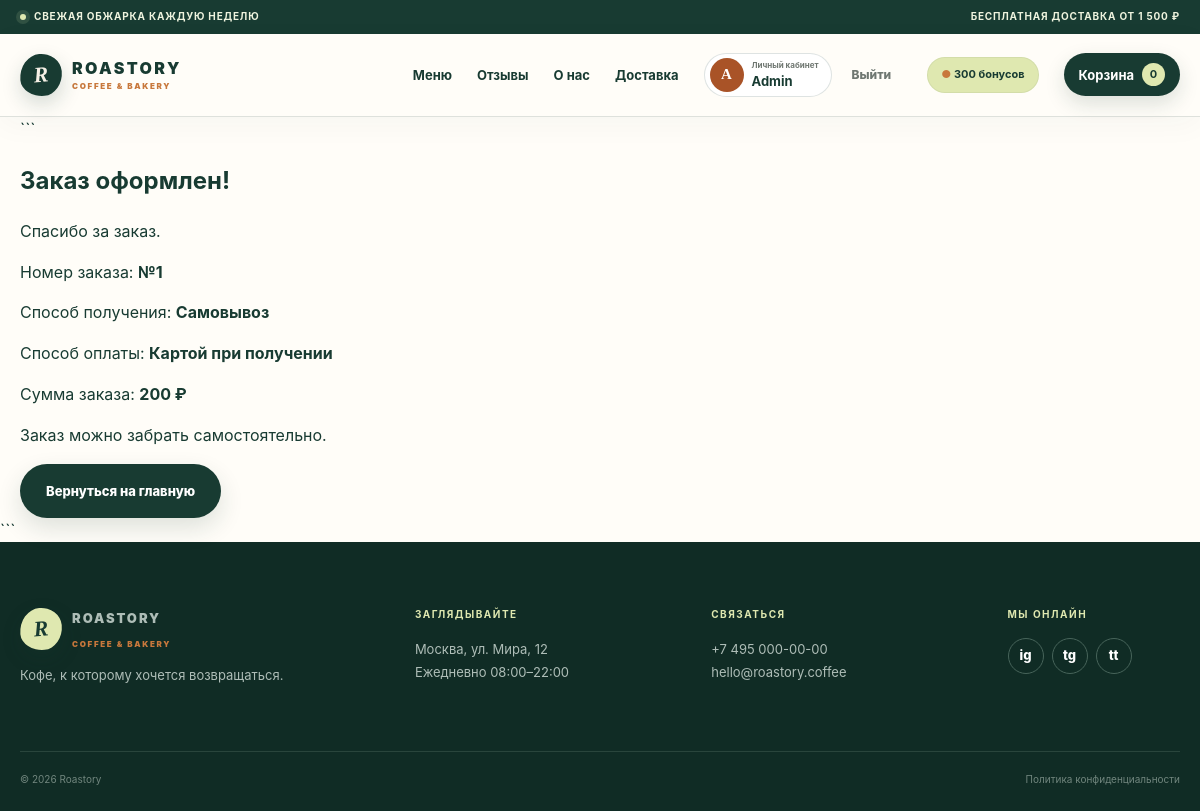
The app's page /orders/1/success/ (signed in) with its own data.
### cafe/models.py (models this page shows, shortened)
class Profile(models.Model):
    user = models.OneToOneField(
        User,
        on_delete=models.CASCADE,
        related_name="profile",
    )
    phone = models.CharField(
        "Телефон",
        max_length=24,
        blank=True,
    )
    birthday = models.DateField(
        "Дата рождения",
        null=True,
        blank=True,
    )
    bonus_balance = models.PositiveIntegerField(
        "Бонусы",
        default=300,
    )
    class Meta:
        verbose_name = "Профиль"
        verbose_name_plural = "Профили"

class Order(models.Model):
    class Status(models.TextChoices):
        NEW = "new", "Принят"
        COOKING = "cooking", "Готовится"
        ON_THE_WAY = "on_the_way", "В пути"
        COMPLETED = "completed", "Выполнен"
        CANCELLED = "cancelled", "Отменён"
    class DeliveryType(models.TextChoices):
        DELIVERY = "delivery", "Доставка"
        PICKUP = "pickup", "Самовывоз"
    class Payment(models.TextChoices):
        CARD = "card", "Картой при получении"
        CASH = "cash", "Наличными"
    user = models.ForeignKey(
        User,
        on_delete=models.PROTECT,
        related_name="orders",
    )
    status = models.CharField(
        "Статус",
        max_length=20,
        choices=Status.choices,
        default=Status.NEW,
    )
    delivery_type = models.CharField(
        "Способ получения",
        max_length=12,
        choices=DeliveryType.choices,
    )
    payment_method = models.CharField(
        "Способ оплаты",
        max_length=12,
        choices=Payment.choices,
    )
    customer_name = models.CharField(
        "Имя",
        max_length=120,
    )
    phone = models.CharField(
        "Телефон",
        max_length=24,
    )
    address = models.CharField(
        "Адрес",
        max_length=250,
        blank=True,
    )
    entrance = models.CharField(
        "Подъезд, этаж, квартира",
        max_length=80,
        blank=True,
    )
    comment = models.TextField(
        "Комментарий",
        max_length=500,
        blank=True,
    )
    subtotal = models.DecimalField(
        "Стоимость товаров",
        max_digits=10,
        decimal_places=2,
    )
    delivery_cost = models.DecimalField(
        "Стоимость доставки",
        max_digits=8,
        decimal_places=2,
        default=0,
    )
    bonuses_used = models.PositiveIntegerField(
        "Списано бонусов",
        default=0,
    )
    bonuses_earned = models.PositiveIntegerField(
        "Начислено бонусов",
        default=0,
    )
    total = models.DecimalField(
        "Итого",
        max_digits=10,
        decimal_places=2,
    )
    created_at = models.DateTimeField(
        "Создан",
        auto_now_add=True,
    )
    updated_at = models.DateTimeField(
        "Обновлён",
        auto_now=True,
    )
    class Meta:
        ordering = (
            "-created_at",
        )
        verbose_name = "Заказ"
        verbose_name_plural = "Заказы"

### cafe/views.py (the view)
@login_required
def order_success(request, order_id):
    order = get_object_or_404(
        Order.objects.prefetch_related("items"),
        pk=order_id,
        user=request.user,
    )
    return render(
        request,
        "cafe/order_success.html",
        {"order": order},
    )

### cafe/context_processors.py (called while the page is built)
def cart_summary(request):
    return {
        "cart_count": 0,
    }

### templates/cafe/order_success.html
{% extends "base.html" %}
{% block content %}
<section class="page-section">
    <div class="container">
        ```
        <div class="checkout-success">
            <h1>Заказ оформлен!</h1>
            <p>
                Спасибо за заказ.
            </p>
            <p>
                Номер заказа:
                <strong>№{{ order.pk }}</strong>
            </p>
            <p>
                Способ получения:
                <strong>{{ order.get_delivery_type_display }}</strong>
            </p>
            <p>
                Способ оплаты:
                <strong>{{ order.get_payment_method_display }}</strong>
            </p>
            <p>
                Сумма заказа:
                <strong>{{ order.total|floatformat:0 }} ₽</strong>
            </p>
            {% if order.delivery_type == "delivery" %}
            <p>
                Адрес доставки:
                <strong>{{ order.address }}</strong>
            </p>
            {% else %}
            <p>
                Заказ можно забрать самостоятельно.
            </p>
            {% endif %}
            <a href="{% url 'home' %}" class="button button-primary">
                Вернуться на главную
            </a>
        </div>
    </div>
    ```
</section>
{% endblock %}

### templates/base.html (shortened to what this page needs)
{% load static %}
<!doctype html>
<html lang="ru">
  <head>
    <link rel="stylesheet" href="{% static 'css/style.css' %}?v=20260814" />
  </head>
  <body>
    <div class="announcement">
      <div class="container announcement-inner">
        <span>
          <i></i>
          Свежая обжарка каждую неделю
        </span>
        <span> Бесплатная доставка от 1 500 ₽ </span>
      </div>
    </div>
    <header class="site-header">
      <div class="container nav-wrap">
        <a
          class="brand"
          href="{% url 'home' %}"
          aria-label="Roastory — на главную"
        >
          <span class="brand-mark">R</span>
          <span>
            ROASTORY
            <small>coffee & bakery</small>
          </span>
        </a>
        <nav class="main-nav" aria-label="Основная навигация">
          <a
            class="nav-page-link{% if request.resolver_match.url_name == 'menu' %} active{% endif %}"
            href="{% url 'menu' %}"
          >
            Меню
          </a>
          <a
            class="nav-page-link{% if request.resolver_match.url_name == 'reviews' %} active{% endif %}"
            href="{% url 'reviews' %}"
          >
            Отзывы
          </a>
          <a class="nav-page-link" href="{% url 'home' %}#about"> О нас </a>
          <a class="nav-page-link" href="{% url 'home' %}#delivery">
            Доставка
          </a>
          <div class="nav-account">
            {% if user.is_authenticated %}
            <a
              class="nav-profile{% if request.resolver_match.url_name == 'profile' %} active{% endif %}"
              href="{% url 'profile' %}"
            >
              <span class="nav-profile-icon" aria-hidden="true">
                {{ user.first_name|default:user.username|first|upper }}
              </span>
              <span>
                <small>Личный кабинет</small>
                {{ user.first_name|default:user.username }}
              </span>
            </a>
            <form
              class="nav-logout-form"
              method="post"
              action="{% url 'logout' %}"
            >
              <button class="nav-logout" type="submit">Выйти</button>
            </form>
            {% endif %}
          </div>
          {% if user.is_authenticated %}
          <a class="bonus-pill" href="{% url 'profile' %}">
            ● {{ user.profile.bonus_balance }} бонусов
          </a>
          {% endif %}
          <a class="cart-link" href="{% url 'cart' %}" aria-label="Корзина">
            <span>Корзина</span>
            <b>{{ cart_count }}</b>
          </a>
        </nav>
      </div>
    </header>
    <main>{% block content %} {% endblock %}</main>
    <footer class="site-footer">
      <div class="container footer-grid">
        <div>
          <a class="brand brand-light" href="{% url 'home' %}">
            <span class="brand-mark">R</span>
            <span>
              ROASTORY
              <small>coffee & bakery</small>
            </span>
          </a>
          <p>Кофе, к которому хочется возвращаться.</p>
        </div>
        <div>
          <h3>Заглядывайте</h3>
          <p>
            Москва, ул. Мира, 12
            <br />
            Ежедневно 08:00–22:00
          </p>
        </div>
        <div>
          <h3>Связаться</h3>
          <p>
            <a href="tel:+74950000000"> +7 495 000-00-00 </a>
            <br />
            <a href="mailto:hello@roastory.coffee"> hello@roastory.coffee </a>
          </p>
        </div>
        <div>
          <h3>Мы онлайн</h3>
          <div class="socials">
            <a href="#" aria-label="Instagram"> ig </a>
            <a href="#" aria-label="Telegram"> tg </a>
            <a href="#" aria-label="TikTok"> tt </a>
          </div>
        </div>
      </div>
      <div class="container footer-bottom">
        <span> © 2026 Roastory </span>
        <span> Политика конфиденциальности </span>
      </div>
    </footer>
  </body>
</html>

### records on screen
Order: pk "1", delivery_type "Самовывоз", payment_method "Картой при получении", total "200"

### other values on screen
{{ user.first_name|default:user.username|first|upper }} "A"
{{ user.first_name|default:user.username }} "Admin"
{{ user.profile.bonus_balance }} "300"
{{ cart_count }} "0"
